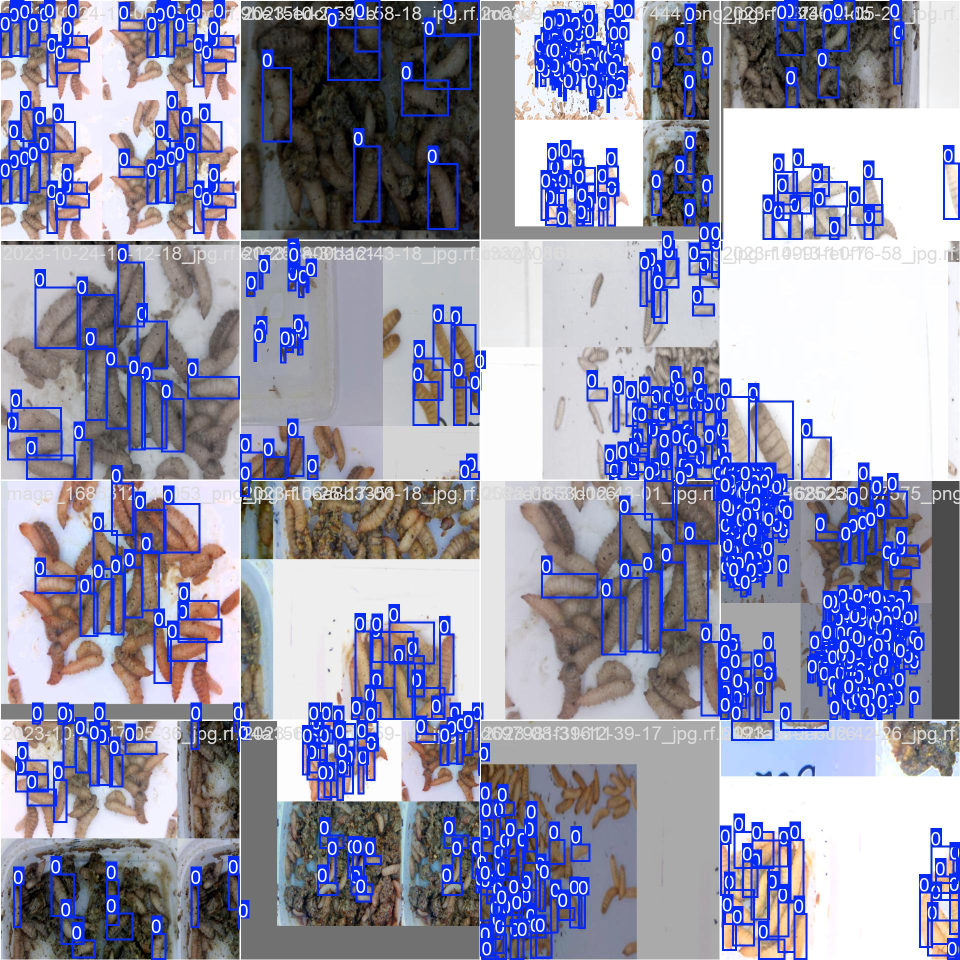
#> input picture reports/yolo_runs/larvae_counting_gpu2/train_batch0.jpg, 1920 x 1920 px (shown at 1/2 size); its folder holds only this picture in this run
$ python -i data.py   (imports and definitions only)
#> lines starting #> are read from the running program, lines starting #| are printed output that depends on the picture; after the words box and inside, x2 and y2 are one past the last pixel; in counts of white or black regions, pixels touching at a corner belong together
from __future__ import annotations

import json
import re
import shutil
from pathlib import Path
from typing import Any

import cv2
import numpy as np
import pandas as pd
import yaml
from PIL import Image, UnidentifiedImageError
from sklearn.model_selection import GroupShuffleSplit

from larvae_cv.paths import (
    BSF_IMAGES_DIR,
    BSF_LABELS_DIR,
    METADATA_XLSX,
    MODELS_DIR,
    PROCESSED_DIR,
    PROJECT_ROOT,
    REPORTS_DIR,
    SEX_CROPS_DIR,
    SINGLE_LARVAE_DIR,
)


SIZE_LABELS = ["small", "medium", "large"]


# [9 lines left out: function ensure_project_dirs, not called in this run]


def read_manifest_csv(path: Path) -> pd.DataFrame:
    return pd.read_csv(path, dtype={"image_id": str})


# [284 lines left out: functions resolve_project_path, remap_path_columns, to_builtin, write_json, write_runtime_detection_yaml, _three_band_labels and 6 more, not called in this run]


def _largest_contour(mask: np.ndarray) -> tuple[np.ndarray | None, float]:
    contours, _ = cv2.findContours(mask, cv2.RETR_EXTERNAL, cv2.CHAIN_APPROX_SIMPLE)
    if not contours:
        return None, 0.0
    contour = max(contours, key=cv2.contourArea)
    return contour, float(cv2.contourArea(contour))


def _candidate_mask(gray: np.ndarray, inverse: bool) -> tuple[np.ndarray, np.ndarray | None]:
    flag = cv2.THRESH_BINARY_INV if inverse else cv2.THRESH_BINARY
    _, mask = cv2.threshold(gray, 0, 255, flag | cv2.THRESH_OTSU)
    kernel = np.ones((5, 5), dtype=np.uint8)
    mask = cv2.morphologyEx(mask, cv2.MORPH_OPEN, kernel)
    mask = cv2.morphologyEx(mask, cv2.MORPH_CLOSE, kernel)
    contour, _ = _largest_contour(mask)
    return mask, contour


def _best_object_mask(gray: np.ndarray) -> tuple[np.ndarray, np.ndarray | None]:
    best_mask = np.zeros_like(gray)
    best_contour = None
    best_score = -1.0
    image_area = float(gray.shape[0] * gray.shape[1])

    for inverse in [True, False]:
        mask, contour = _candidate_mask(gray, inverse=inverse)
        if contour is None:
            continue
        area = float(cv2.contourArea(contour))
        area_fraction = area / image_area
        if not 0.001 <= area_fraction <= 0.85:
            continue
        x, y, w, h = cv2.boundingRect(contour)
        center_score = 1.0 - (
            abs((x + w / 2) / gray.shape[1] - 0.5) + abs((y + h / 2) / gray.shape[0] - 0.5)
        )
        score = area_fraction + 0.05 * center_score
        if score > best_score:
            best_mask = mask
            best_contour = contour
            best_score = score

    return best_mask, best_contour


def extract_single_larva_features(image_path: Path, thumb_size: int = 12, work_max_side: int = 1024) -> dict[str, Any]:
#> called with thumb_size = 12, work_max_side = 1024
    image = cv2.imread(str(image_path))
#> image is the input picture: shape (1920, 1920, 3); mean B, G, R 174.6, 148.3, 147.6
    if image is None:
        raise FileNotFoundError(f"Unable to read image: {image_path}")

    orig_h, orig_w = image.shape[:2]
    scale = min(1.0, work_max_side / float(max(orig_h, orig_w)))
    if scale < 1.0:
        work = cv2.resize(image, None, fx=scale, fy=scale, interpolation=cv2.INTER_AREA)
    else:
        work = image.copy()

    gray = cv2.cvtColor(work, cv2.COLOR_BGR2GRAY)
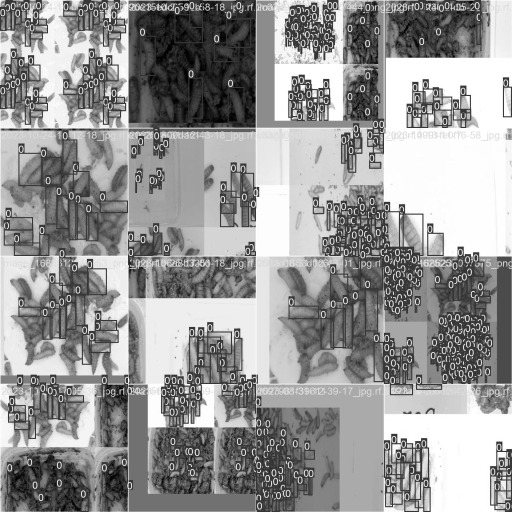
#> gray: shape (1024, 1024) (shown at 1/2 size); min 0, max 255, mean 151.1
    blur = cv2.GaussianBlur(gray, (5, 5), 0)
    _, contour = _best_object_mask(blur)
#> the loop in _best_object_mask, `for inverse in [True, False]:` made 2 passes
#> (area, area_fraction, x, y, w, h, center_score, score) on passes 1 to 2: (243525.5, 0.232, 0, 97, 680, 927, 0.785, 0.271), (437820.5, 0.418, 0, 0, 1024, 1024, 1, 0.468)
#> pass 1, in _candidate_mask, `_, mask = cv2.threshold(gray, 0, 255, flag | cv2.THRESH_OTSU)`:
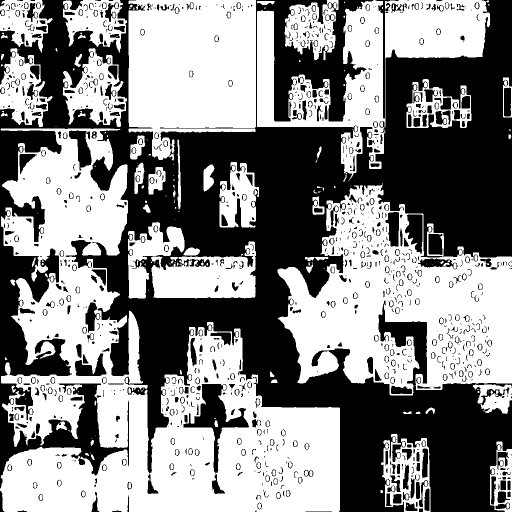
#> mask: shape (1024, 1024) (shown at 1/2 size); 52.9% white; 1018 black regions (466 under 20 px), largest, box (x1, y1, x2, y2) and area: (0, 0, 1024, 1024) 432558, (367, 768, 498, 988) 6538, (810, 429, 845, 508) 1869
#> pass 1, in _candidate_mask, `mask = cv2.morphologyEx(mask, cv2.MORPH_OPEN, kernel)`:
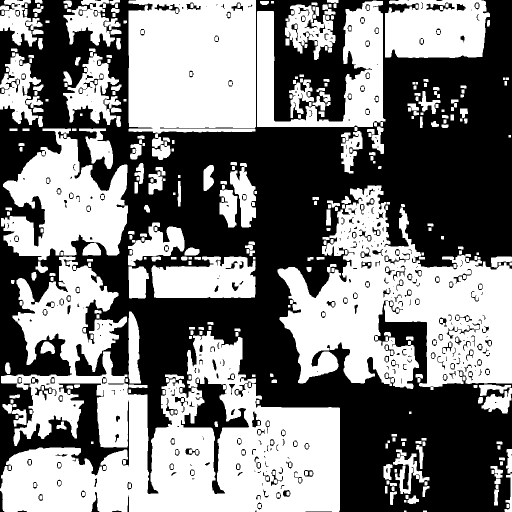
#> mask: shape (1024, 1024) (shown at 1/2 size); 49.6% white; 374 white regions (1 under 20 px), largest, box (x1, y1, x2, y2) and area: (0, 513, 680, 1024) 165642, (555, 371, 1024, 780) 101566, (257, 0, 512, 276) 65373
#> pass 1, in _candidate_mask, `mask = cv2.morphologyEx(mask, cv2.MORPH_CLOSE, kernel)`:
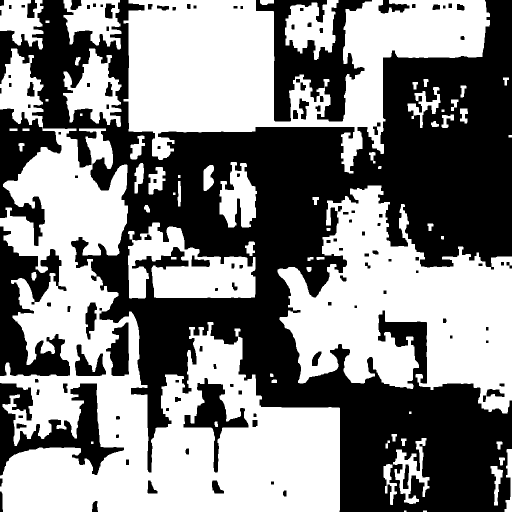
#> mask: shape (1024, 1024) (shown at 1/2 size); 52.2% white; 124 black regions, largest, box (x1, y1, x2, y2) and area: (0, 0, 1024, 1024) 400946, (512, 0, 744, 243) 23449, (0, 453, 140, 752) 20347
#> after the loop in _best_object_mask, `for inverse in [True, False]:`:
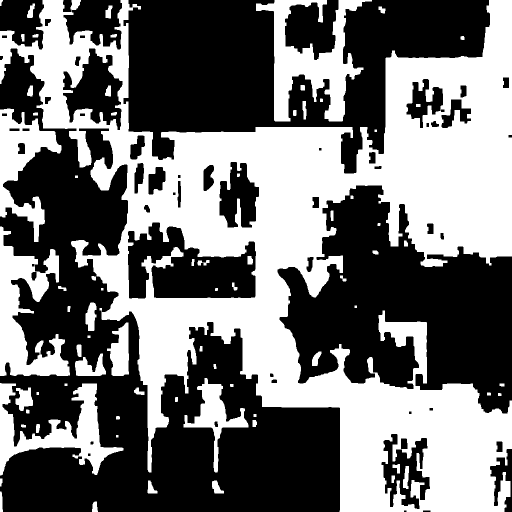
#> best_mask: shape (1024, 1024) (shown at 1/2 size); 44.7% white; 74 white regions, largest, box (x1, y1, x2, y2) and area: (0, 0, 1024, 1024) 380279, (512, 0, 744, 243) 21528, (0, 453, 140, 752) 19150
#> after the loop in _best_object_mask, `for inverse in [True, False]:`: best_contour = contour of 2301 points, box (x1, y1, x2, y2) (0, 0, 1024, 1024), area 437820; best_score = 0.468
#> contour has the same summary as best_contour in _best_object_mask

    features: dict[str, Any] = {
        "image_width": orig_w,
        "image_height": orig_h,
        "feat_scale_used": scale,
        "feat_segmentation_success": int(contour is not None),
        "feat_gray_mean": float(gray.mean()),
        "feat_gray_std": float(gray.std()),
    }
#> features = {'image_width': 1920, 'image_height': 1920, 'feat_scale_used': 0.533, 'feat_segmentation_success': 1, 'feat_gray_mean': 151.1, 'feat_gray_std': 73.25}

    if contour is None:
        object_pixels = gray.reshape(-1)
        background_pixels = gray.reshape(-1)
        area = 0.0
        perimeter = 0.0
        bbox_w = 0
        bbox_h = 0
        convex_area = 0.0
        extent = 0.0
        solidity = 0.0
        center_x = 0.5
        center_y = 0.5
        major_axis = 0.0
        minor_axis = 0.0
        angle = 0.0
    else:
        area = float(cv2.contourArea(contour))
#> area = 437820.5
        perimeter = float(cv2.arcLength(contour, True))
#> perimeter = 11383.3
        x, y, bbox_w, bbox_h = cv2.boundingRect(contour)
#> x = 0; y = 0; bbox_w = 1024; bbox_h = 1024
        hull = cv2.convexHull(contour)
#> hull = contour of 11 points, box (x1, y1, x2, y2) (0, 0, 1024, 1024), area 889600
        convex_area = float(cv2.contourArea(hull))
#> convex_area = 889600.5
        extent = area / max(1.0, float(bbox_w * bbox_h))
#> extent = 0.418
        solidity = area / max(1.0, convex_area)
#> solidity = 0.492
        center_x = (x + bbox_w / 2) / gray.shape[1]
#> center_x = 0.5
        center_y = (y + bbox_h / 2) / gray.shape[0]
#> center_y = 0.5

        if len(contour) >= 5:
            (_, _), (axis_a, axis_b), angle = cv2.fitEllipse(contour)
#> axis_a = 770.6; axis_b = 1194.6; angle = 154
            major_axis = float(max(axis_a, axis_b))
#> major_axis = 1194.6
            minor_axis = float(min(axis_a, axis_b))
#> minor_axis = 770.6
        else:
            rect = cv2.minAreaRect(contour)
            axis_a, axis_b = rect[1]
            angle = float(rect[2])
            major_axis = float(max(axis_a, axis_b))
            minor_axis = float(min(axis_a, axis_b))

        filled = np.zeros_like(gray)
        cv2.drawContours(filled, [contour], contourIdx=-1, color=255, thickness=-1)
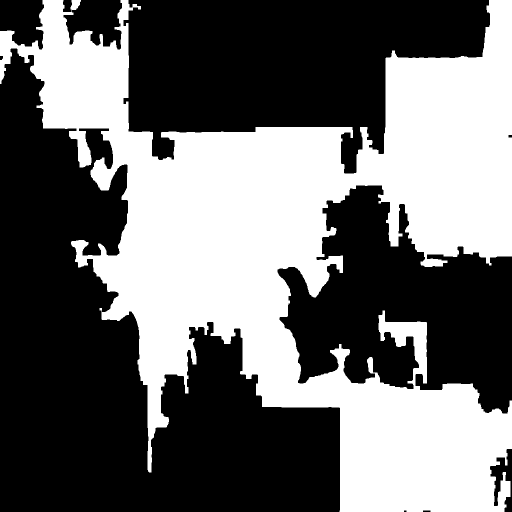
#> filled: shape (1024, 1024) (shown at 1/2 size); 42.3% white; 1 white region, box (x1, y1, x2, y2) and area: (0, 0, 1024, 1024) 443223
        object_pixels = gray[filled > 0]
        background_pixels = gray[filled == 0]

    image_area = float(gray.shape[0] * gray.shape[1])
    features.update(
        {
            "feat_area_fraction": area / image_area,
            "feat_perimeter_norm": perimeter / max(1.0, np.sqrt(image_area)),
            "feat_bbox_width_fraction": bbox_w / max(1.0, float(gray.shape[1])),
            "feat_bbox_height_fraction": bbox_h / max(1.0, float(gray.shape[0])),
            "feat_aspect_ratio": (bbox_w / max(1.0, float(bbox_h))) if bbox_h else 0.0,
            "feat_extent": float(extent),
            "feat_solidity": float(solidity),
            "feat_center_x": float(center_x),
            "feat_center_y": float(center_y),
            "feat_major_axis_fraction": major_axis / max(1.0, float(max(gray.shape))),
            "feat_minor_axis_fraction": minor_axis / max(1.0, float(max(gray.shape))),
            "feat_axis_ratio": major_axis / max(1.0, minor_axis),
            "feat_angle_abs": abs(angle) / 180.0,
            "feat_object_mean": float(object_pixels.mean()) if len(object_pixels) else 0.0,
            "feat_object_std": float(object_pixels.std()) if len(object_pixels) else 0.0,
            "feat_background_mean": float(background_pixels.mean()) if len(background_pixels) else 0.0,
            "feat_background_std": float(background_pixels.std()) if len(background_pixels) else 0.0,
        }
    )

    thumbnail = cv2.resize(gray, (thumb_size, thumb_size), interpolation=cv2.INTER_AREA).astype(np.float32) / 255.0
    for index, value in enumerate(thumbnail.reshape(-1)):
        features[f"px_{index:03d}"] = float(value)
#> this loop made 144 passes
#> value on passes 1 to 8: 0.498, 0.722, 0.549, 0.267, 0.196, 0.224, 0.643, 0.518
#> after the loop, features = 167 items

    return features


# [74 lines left out: functions build_or_load_feature_cache, save_preparation_summary, not called in this run]

>>> result = extract_single_larva_features('../../reports/yolo_runs/larvae_counting_gpu2/train_batch0.jpg')
#> result = 167 items

$ run again, on reports/yolo_runs/larvae_counting_gpu2/train_batch1.jpg
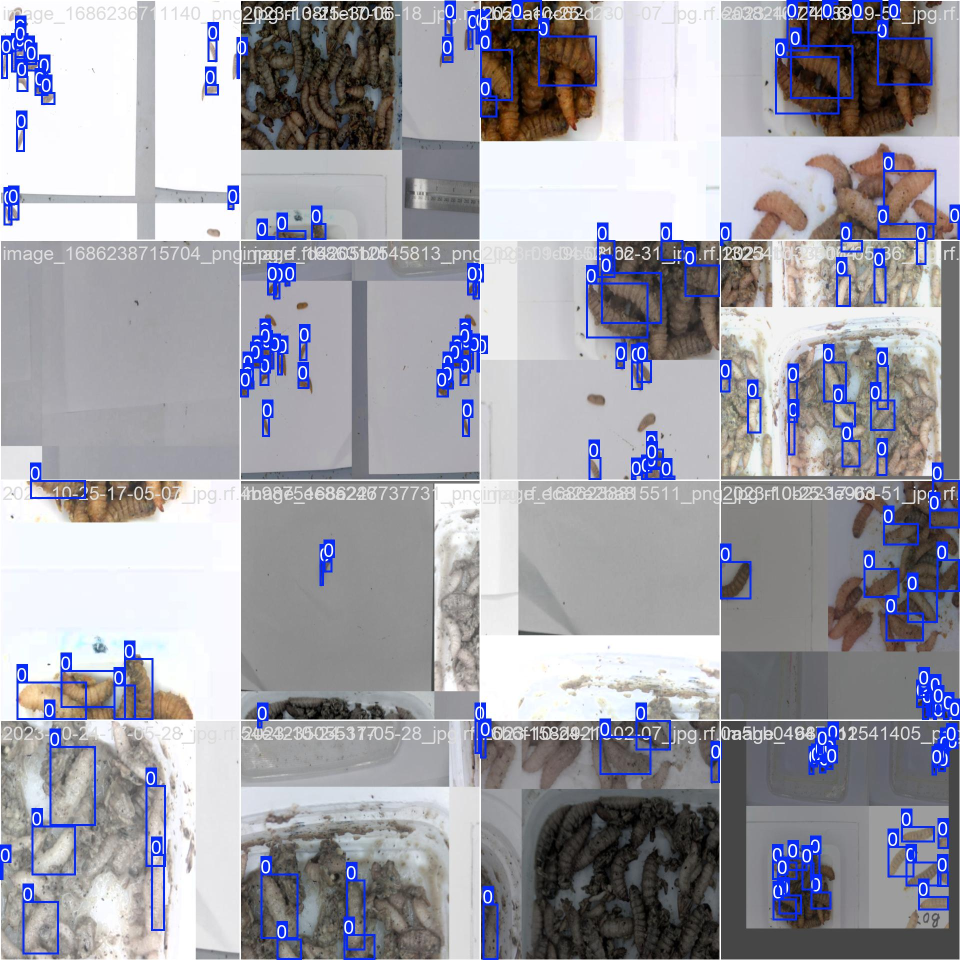
#> input picture reports/yolo_runs/larvae_counting_gpu2/train_batch1.jpg, 1920 x 1920 px (shown at 1/2 size)
#> in extract_single_larva_features, image is the input picture: shape (1920, 1920, 3); mean B, G, R 166.8, 157.7, 158.2
#> the loop in _best_object_mask, `for inverse in [True, False]:` made 2 passes
#> (area, area_fraction, x, y, w, h, center_score, score) on passes 1 to 2: (220489.5, 0.21, 502, 154, 522, 870, 0.68, 0.244), (683072, 0.651, 0, 0, 1024, 1024, 1, 0.701)
#> pass 1, in _candidate_mask, `mask = cv2.morphologyEx(mask, cv2.MORPH_CLOSE, kernel)`:
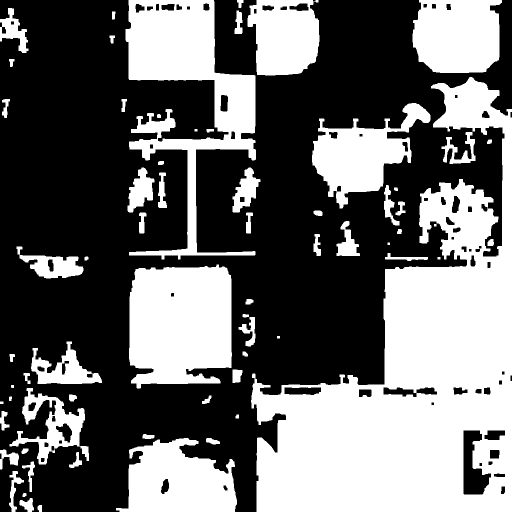
#> mask: shape (1024, 1024) (shown at 1/2 size); 41.4% white; 67 white regions, largest, box (x1, y1, x2, y2) and area: (502, 154, 1024, 1024) 212461, (251, 0, 512, 519) 49801, (258, 529, 464, 777) 44454
#> after the loop in _best_object_mask, `for inverse in [True, False]:`: best_contour = contour of 1848 points, box (x1, y1, x2, y2) (0, 0, 1024, 1024), area 683072; best_score = 0.701
#> contour has the same summary as best_contour in _best_object_mask
#> in extract_single_larva_features, `features: dict[str, Any] = { "image_width": orig_w, "image_height": or..`: features = {'image_width': 1920, 'image_height': 1920, 'feat_scale_used': 0.533, 'feat_segmentation_success': 1, 'feat_gray_mean': 158.9, 'feat_gray_std': 65.98}
#> in extract_single_larva_features, `area = float(cv2.contourArea(contour))`: area = 683072
#> perimeter = 10932.7
#> in extract_single_larva_features, `x, y, bbox_w, bbox_h = cv2.boundingRect(contour)`: x = 0; bbox_w = 1024
#> hull = [[1023, 0], [1023, 217], [1003, 482], [996, 507], [768, 768], [512, 1023], [0, 1023], [0, 0]]
#> convex_area = 908825.5
#> extent = 0.651
#> solidity = 0.752
#> center_x = 0.5
#> axis_a = 842.4; axis_b = 1228.2; angle = 62.11
#> major_axis = 1228.2
#> minor_axis = 842.4
#> in extract_single_larva_features, `cv2.drawContours(filled, [contour], contourIdx=-1, color=255, thicknes..`:
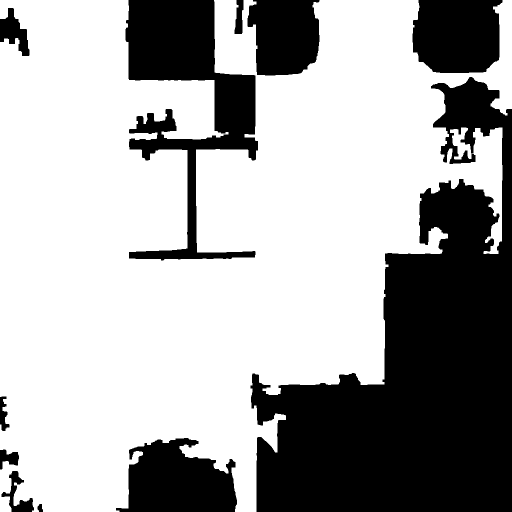
#> filled: shape (1024, 1024) (shown at 1/2 size); 65.6% white; 11 black regions, largest, box (x1, y1, x2, y2) and area: (501, 154, 1024, 1024) 231653, (251, 0, 516, 521) 54188, (232, 876, 474, 1024) 25409
#> the loop in extract_single_larva_features, `for index, value in enumerate(thumbnail.reshape(-1)):` made 144 passes
#> value on passes 1 to 8: 0.792, 0.925, 0.914, 0.286, 0.286, 0.631, 0.255, 0.643
#> after the loop in extract_single_larva_features, `for index, value in enumerate(thumbnail.reshape(-1)):`: features = 167 items
